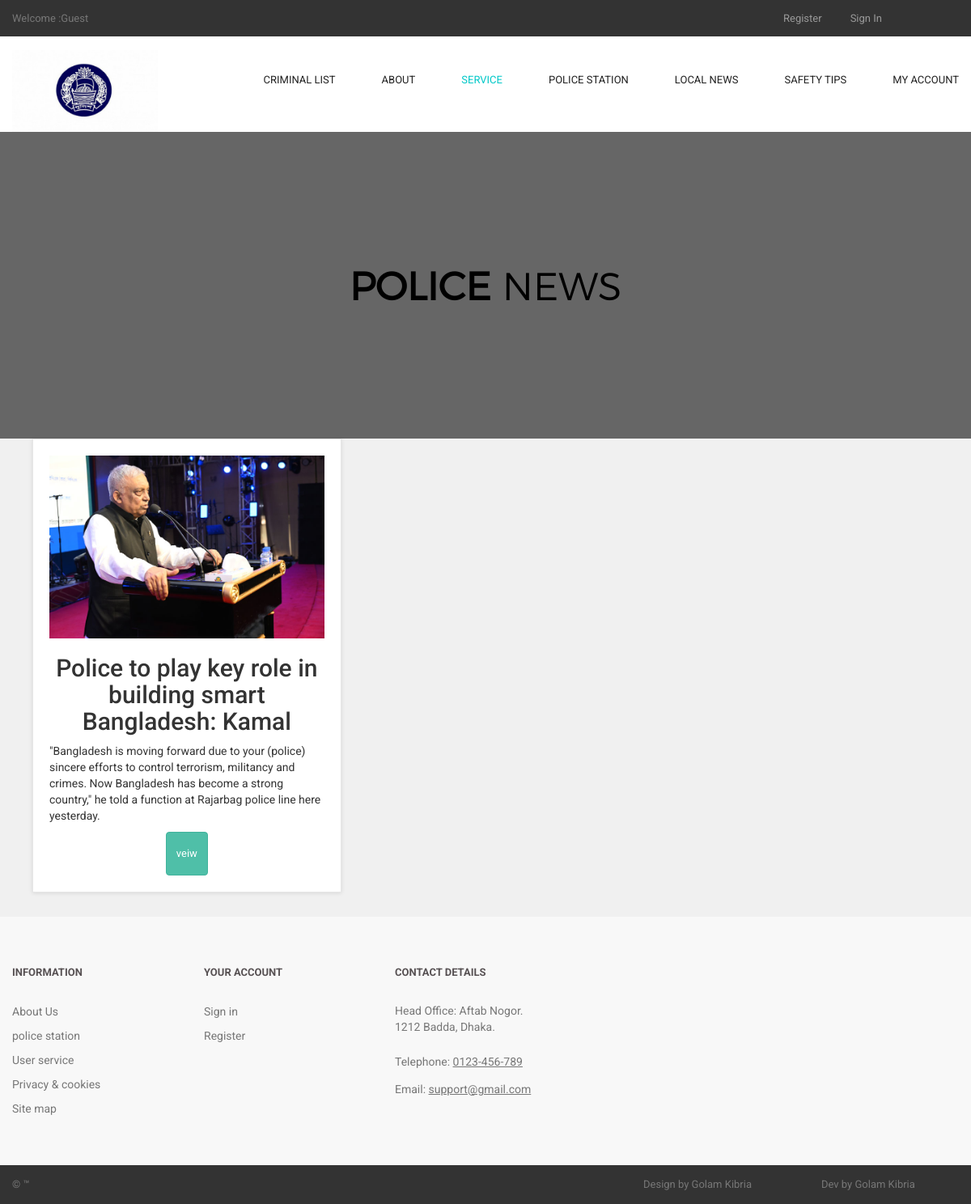
Page /news.php on the committed database.
### tables this page shows
CREATE TABLE `news` (
  `news_id` int(11) NOT NULL,
  `news_title` varchar(255) NOT NULL,
  `news_image` text NOT NULL,
  `news_desc` text NOT NULL,
  `news_button` varchar(255) NOT NULL,
  `news_url` varchar(255) NOT NULL
);

### news.php (the view, shortened to what this page needs)
<?php
include("includes/db.php");
include("includes/header.php");
include("includes/main.php");
?>
  <main>
    <div class="nero">
      <div class="nero__heading">
        <span class="nero__bold">Police </span>news
      </div>
    </div>
  </main>
<div id="content" >
<div class="container-fluid" >
<div class="col-md-12" >
<div class="newss row">
<?php
$get_news = "select * from news";
$run_news = mysqli_query($con,$get_news);
while($row_newss = mysqli_fetch_array($run_news )){
$news_title = $row_newss['news_title'];
$news_image = $row_newss['news_image'];
$news_desc = $row_newss['news_desc'];
$news_button = $row_newss['news_button'];
$news_url = $row_newss['news_url'];
?>
<div class="col-md-4 col-sm-6 box">
<img src="admin_area/news_images/<?php echo $news_image; ?>" class="img-responsive">
<h2 align="center"> <?php echo $news_title; ?> </h2>
<p>
<?php echo $news_desc; ?>
</p>
<center>
<a href="<?php echo $news_url; ?>" class="btn btn-primary">
<?php echo $news_button; ?>
</a>
</center>
</div>
<?php } ?>
</div>
</div>
</div>
</div>
<?php
include("includes/footer.php");
?>
</body>
</html>

### styles/backend.css (style rules this page uses)
html { font-family: "Roboto", Helvetica, Arial, sans-serif; line-height: 1.15; -ms-text-size-adjust: 100%; -webkit-text-size-adjust: 100% }
body { margin: 0 }
figcaption, figure, main { display: block }
a { background-color: transparent; -webkit-text-decoration-skip: objects }
img { border-style: none }
html { box-sizing: border-box }
body { min-width: 1190px; font-family: Montserrat, sans-serif; font-weight: 400; background-color: white; }
img { max-width: 100%; height: auto }
.btn { display: inline-block; vertical-align: top; font-size: 13px; line-height: 40px; text-decoration: none; -webkit-transition: .3s; transition: .3s }
.nero { padding-top: 160px; padding-bottom: 140px; font-family: 'montserratlight', sans-serif; text-align: center; text-transform: uppercase; color: #000000; background: #666 ; background-size: cover; background-position: center; }
.nero__heading { font-size: 48px; }
.nero__bold { font-weight: 700; }

### styles/style.css (style rules this page uses)
body { font-family: "Roboto", Helvetica, Arial, sans-serif; font-size: 14px; line-height: 1.42857143; color: #333333; background-color: #f0f0f0; overflow-x: hidden; }
.btn-primary { color:rgb(255, 255, 255); background-color:rgb(79, 191, 168); border-color:rgb(65, 179, 156); }
.box { background: #fff; margin: 0 0 30px; border: solid 1px #e6e6e6; box-sizing: border-box; padding:20px; box-shadow: 0 1px 5px rgba(0, 0, 0, 0.1); }
#content { padding-left:25px; }

### rows in the picture
news: news_image (picture), news_title "Police to play key role in building smart Bangladesh: Kamal", news_desc "\"Bangladesh is moving forward due to your (police) sincere efforts to control terrorism, militancy and crimes. Now Bangladesh has become a strong country,\" he told a function at Rajarbag police line here yesterday.", news_button "veiw"
